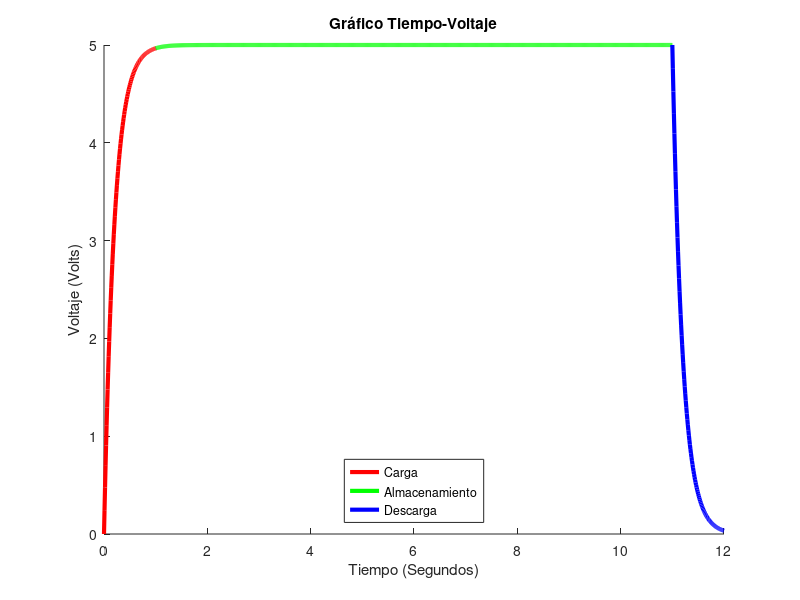
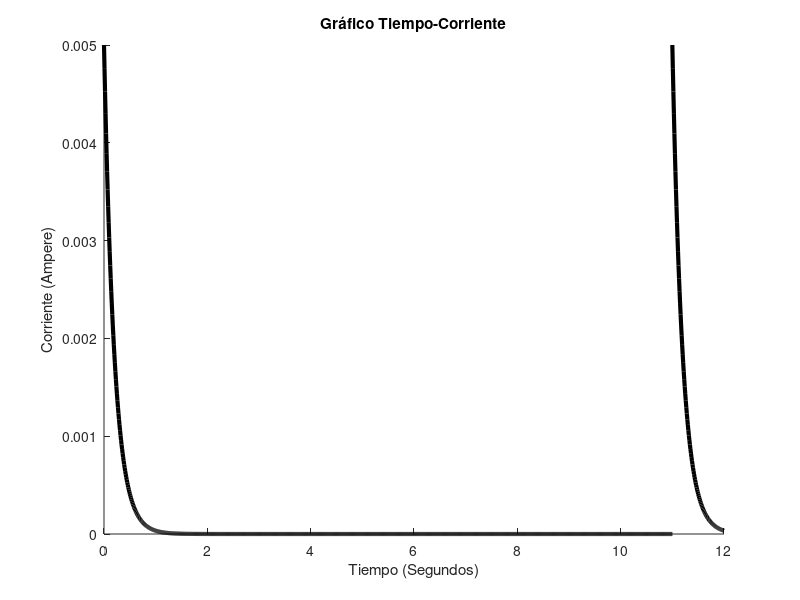
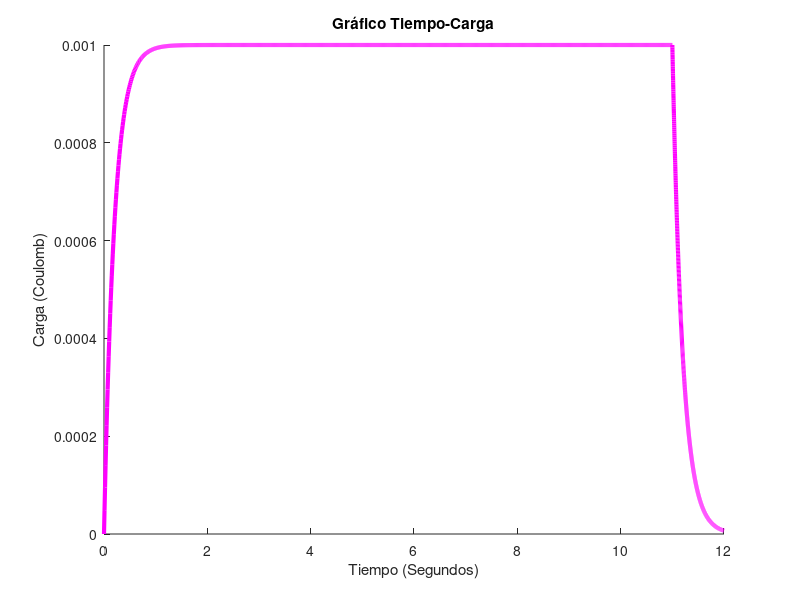

Here is the MATLAB script that generated these plots, in order:
% Ckean screen, variables and figures
% Limpiar pantalla, variables y figuras
clc
clear

% Input voltage, capacitance, resistance and time parameters
% Ingresar parámetro de voltaje, capacitancia, resistencia y tiempo
prompt = {'Voltaje (V)', 'Capacitancia (F)', 'Resistencia Carga (Ω)', 'Resistencia Descarga (Ω)', 'Tiempo de almacenamiento (s)'};
digtitle = 'Introduce los valores';
dims = [1 25];
definput = {'5','0.0002', '1000', '1000', '10'};
answer = inputdlg(prompt, digtitle, dims, definput);

% Convert the input strings to numbers
% Convertir los parámteros string a números
V = str2num(answer{1});
C = str2num(answer{2});
Rc = str2num(answer{3});
Rd = str2num(answer{4});
to = str2num(answer{5});

% Calculate the different values from the input data
% Cálculo de diferentes valores a partir de los datos ingresados
tc = 5*Rc*C;        % Charge time            -  Tiempo de Carga
td = 5*Rd*C;        % Discharge time         -  Tiempo de Descarga
Q = C*V;            % Charge                 -  Carga
U = (Q^2)/(2*C);    % Store Energy           -  Energía acumulada
tt = tc+to+td;      % Total time             -  Tiempo total
Pc = (V^2)/(Rc);    % Max Charge Power       -  Potencia máxima de carga
Pd = (V^2)/(Rd);    % Max Discharge Power    -  Potencia máxima de descarga
Icmax = V/Rc;       % Max Charge Current     -  Corriente máxima de carga
Idmax = V/Rd;       % Max Discharge Current  -  Corriente máxima de descarga

% Ask user for the graph preferences
% Preguntar al usuario si quiere ver la gráfica de carga y descarga
respuesta_usuario = questdlg('¿Deseas abrir la gráfica de carga y descarga?','Gráficas');
switch respuesta_usuario
    case 'Yes' %Si la respuesta es si
        
        t = [0:0.01:(tc+0.01)];       % Create time vector from 0 to charge time      -  Crear vector de tiempo de 0 a tiempo de carga
        L = V*(1-exp(-(t/(Rc*C))));   % Calculate voltage based on time vector        -  Calcular voltaje respecto al vector t
        
        te = [tc:0.01:(tc+to)];       % Create time vector from charge to storage     -  Crear vector de tiempo de carga a tiempo de carga más almacenamiento
        Le = V*(1-exp(-(te/(Rc*C)))); % Calculate voltage based on te vector          -  Calcular voltaje respecto al vector te
        
        itd = [0:0.01:td];            % Create time vector from 0 to discharge time   -  Crear vector de tiempo de 0 a tiempo de descarga
        Lf = V * exp(-(itd/(Rd*C)));  % Calculate voltage based on itd vector         -  Calcular voltaje respecto al vector itd
        td2 = itd + (tc+to);          % Sum the charge time and storage to itd vector -  Sumar el tiempo de carga y almacenamiento al vector itd

        % Graph configuration
        % Configuración de la gráfica
        figure('Name', 'Gráfica Carga - Descarga');
        title('Gráfico Tiempo-Voltaje');

        % Set axis labels
        % Establecer etiquetas de los ejes
        xlabel('Tiempo (Segundos)');
        ylabel('Voltaje (Volts)')
        
        hold on

        % Plot L, Le, and Lf with respective time vector t, te, and td2
        % Graficar L, Le y Lf respecto a sus respectivos vectores de tiempo t, te y td2
        plot(t,L, 'color', 'red', 'LineWidth', 3)
        plot(te,Le, 'color', 'green', 'LineWidth', 3)
        plot(td2,Lf, 'color', 'blue', 'LineWidth', 3)

        % Add legend to identify charge, storage and discharge
        % Añadir leyenda para identificar carga, almacenamiento y descarga
        legend({'Carga','Almacenamiento','Descarga'}, 'Location', 'south')
end

% Ask user if the current vs time plot is required
% Preguntar al usuario si quiere ver la gráfica de corriente respecto al tiempo
respuesta_usuario = questdlg('¿Deseas abrir la gráfica de corriente respecto al tiempo?','Gráficas');
switch respuesta_usuario
    case 'Yes' %Si la respuesta es si
        
        ti = [0:0.01:(tc+to)];                 %Crear vector de tiempo de 0 a tiempo de carga y almacenamiento
        I = (V/Rc)*exp(-((((1/C)/Rc)*ti)));    %Calcular corriente respecto al vector ti
        
        ti1 = [0:0.01:td];                     %Crear vector de tiempo de 0 a tiempo de descarga
        I2 = (V/Rd)*(exp(-(((1/C)/Rd)*ti1)));  %Calcular voltaje respecto al vector de ti1
        ti2 = ti1 + (tc+to);                   %Sumar el tiempo de carga y almacenamiento al vector ti2
        
        %Configuración de la gráfica
        figure('Name', 'Gráfica Corriente Respecto al Tiempo');
        title('Gráfico Tiempo-Corriente');
        
        %Establecer etiquetas de los ejes
        xlabel('Tiempo (Segundos)');
        ylabel('Corriente (Ampere)')
        
        hold on 
        
        %Graficar I e I2 respecto a sus respectivos vectores de tiempo ti y ti2
        plot(ti,I, 'color', 'black', 'LineWidth', 3)
        plot(ti2,I2, 'color', 'black', 'LineWidth', 3)
end

%Preguntar al usuario si quiere ver la gráfica de carga respecto al tiempo
respuesta_usuario = questdlg('¿Deseas abrir la gráfica de carga respecto al tiempo?','Gráficas');
switch respuesta_usuario
    case 'Yes' %Si la respuesta es si
        
        tq = [0:0.01:(tc+to)];               %Crear vector de tiempo de 0 a tiempo de carga y almacenamiento
        Q1 = (V*(1-exp(-(tq/(Rc*C))))) * C;  %Calcular carga respecto al vector de tq
        
        tq15 = [0:0.001:td];                 %Crear vector de tiempo de 0 a tiempo de descarga
        Q2 = (V * exp(-(tq15/(Rd*C)))) * C;  %Calcular carga respecto al vector de tq15
        tq2 = tq15 + (tc + to);              %Sumar el tiempo de carga y almacenamiento al vector tq15
        
        %Configuración de la gráfica
        figure('Name', 'Gráfica Carga Respecto al Tiempo');
        title('Gráfico Tiempo-Carga');
        
        %Establecer etiquetas de los ejes
        xlabel('Tiempo (Segundos)');
        ylabel('Carga (Coulomb)')
        
        hold on
        
        %Graficar Q1 y Q2 respecto a sus respectivos vectores de tiempo tq y tq2
        plot(tq,Q1, 'color', 'magenta', 'LineWidth', 3)
        plot(tq2,Q2, 'color', 'magenta', 'LineWidth', 3)
end

%Imprimir los resultados del circuito
fprintf('Resultados: \n')
fprintf(['  Tiempo de carga: %.2f segundos \n'], tc)
fprintf(['  Tiempo de descarga: %.2f segundos \n'], td)
fprintf(['  Tiempo total del sistema: %.2f segundos \n \n'], tt)
fprintf(['  Carga máxima: %.5f Coulomb \n'], Q)
fprintf(['  Energía almacenada: %.5f Joules \n \n'], U)
fprintf(['  Potencia máxima de carga: %.5f Watts \n'], Pc)
fprintf(['  Potencia máxima de descarga: %.5f Watts \n \n'], Pd)
fprintf(['  Corriente máxima de carga: %.5f Amperes \n'], Icmax)
fprintf(['  Corriente máxima de descarga: %.5f Amperes \n'], Idmax)

%Juan Luis Flores Sánchez A01383088
